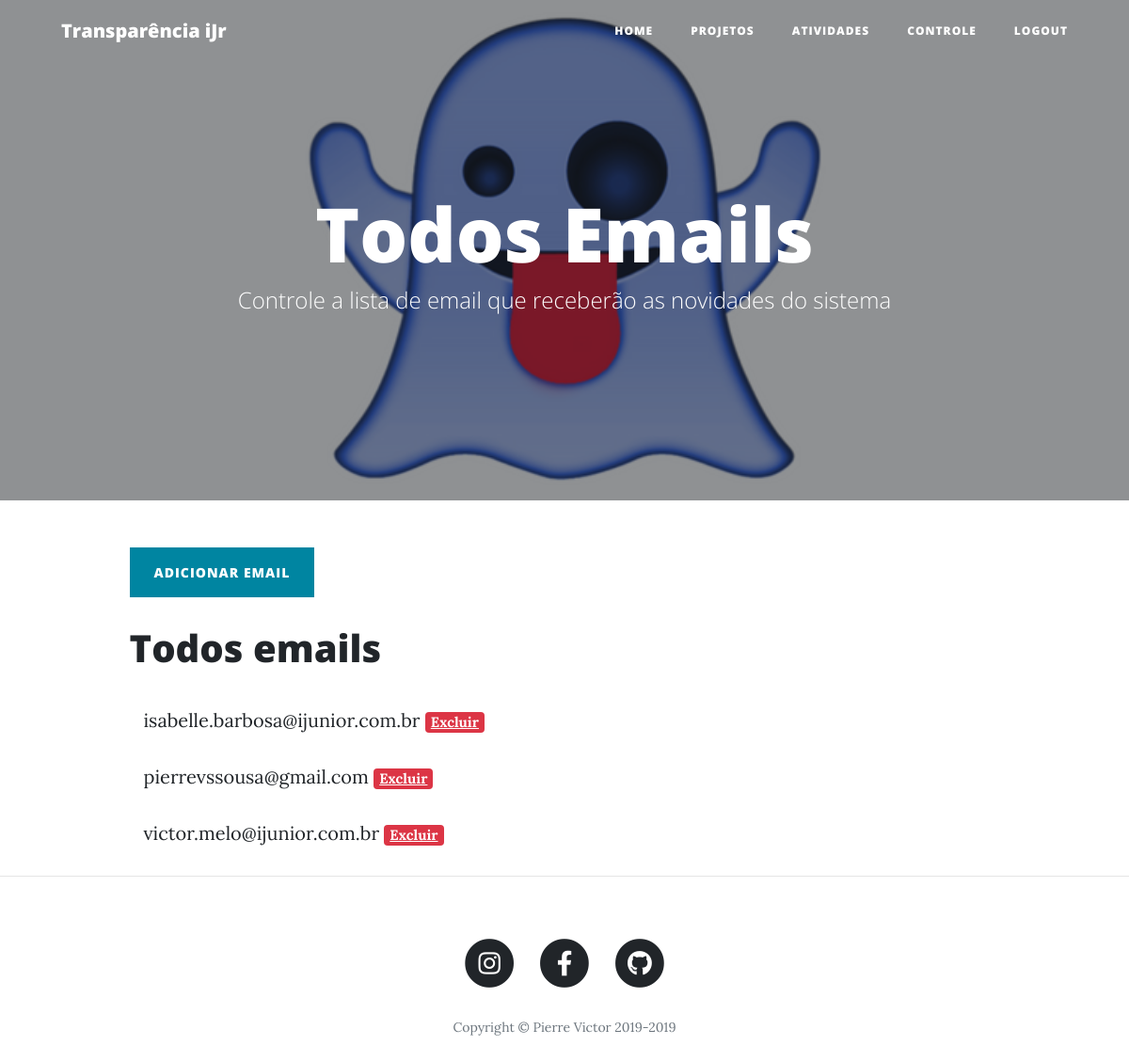
The page /emails (signed in) on the database as committed earlier.
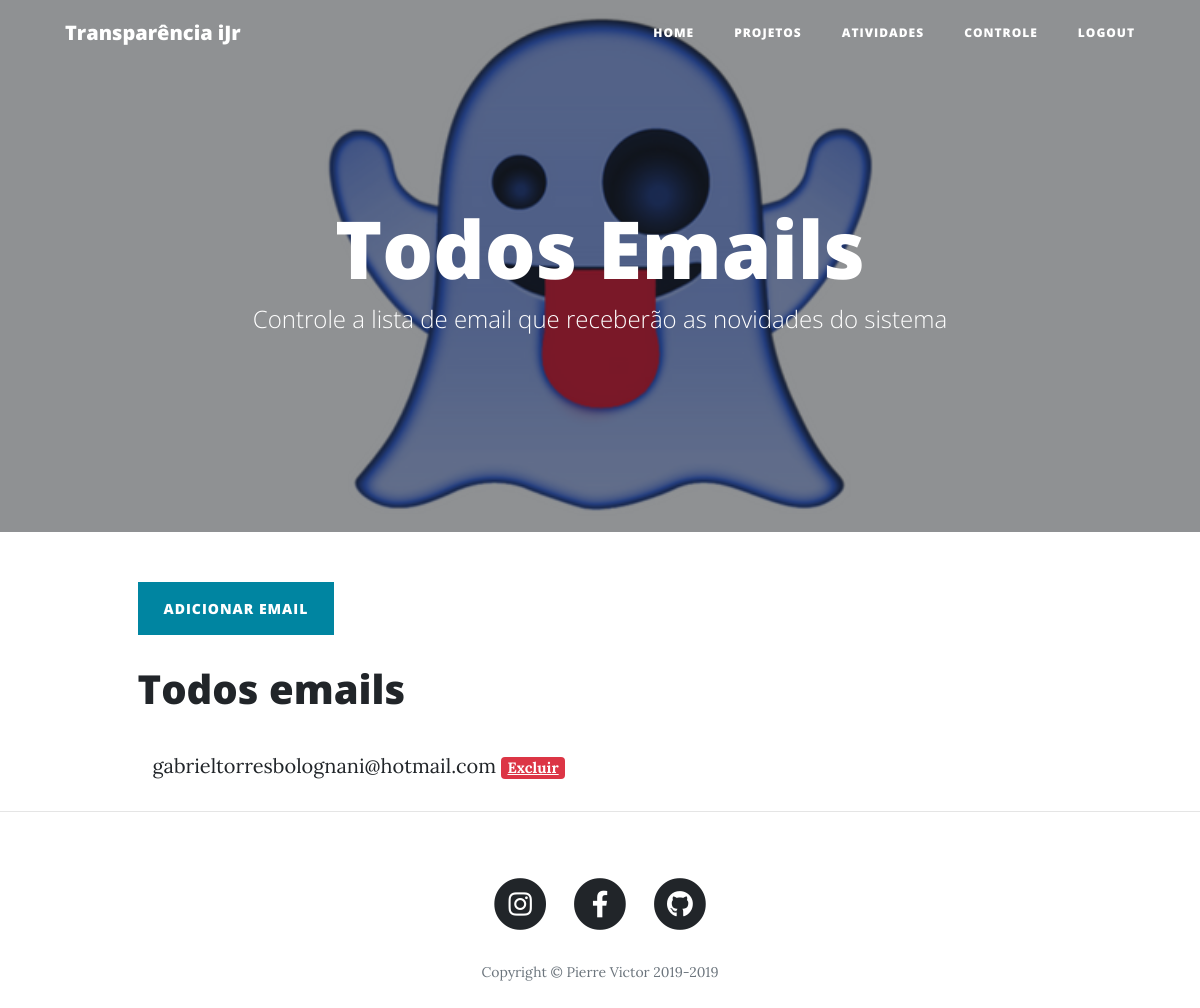
The same page on the database as committed later.
### transparenciaprojetosijr/principal/models.py (models this page shows, shortened)
class Emails(db.Model):
    id = db.Column(db.Integer, primary_key=True)
    email = db.Column(db.String, nullable=False, unique=True)

### transparenciaprojetosijr/principal/views.py (the view, shortened to what this page needs)
@principal.route("/emails", methods=['POST', 'GET'])
@login_required(['admin'])
def email():
    login = LoginForm()
    adicionarUser = AdicionarUserForm()
    logout = LogoutForm()
    emailform = AdicionarEmailForm()
    email_encontrado = False
    allEmails = Emails.query.order_by(Emails.email.asc())
    return render_template("emails.html", login=login, adicionarUser=adicionarUser,
                            logout=logout, emailform=emailform, allEmails=allEmails)

### transparenciaprojetosijr/__init__.py (called while the page is built)
def login_required(role=["ANY"]):
    def wrapper(fn):
        @wraps(fn)
        def decorated_view(*args, **kwargs):
            if not current_user.is_authenticated:
               return current_app.login_manager.unauthorized()
            urole = current_user.get_urole()
            if ( (urole not in role) and (role != ["ANY"])):
                return current_app.login_manager.unauthorized()
            return fn(*args, **kwargs)
        return decorated_view
    return wrapper

### transparenciaprojetosijr/usuarios/models.py (called while the page is built)
@login_manager.user_loader
def load_user(user_id):
    return Usuario.query.get(user_id)

	def get_urole(self):
		return self.urole

### transparenciaprojetosijr/principal/templates/emails.html (shortened to what this page needs)
{% extends "base.html" %}
{% block header %}
<header class="masthead" style="background-image: url('../static/img/espirito.png')">
    <div class="overlay"></div>
    <div class="container">
      <div class="row">
        <div class="col-lg-8 col-md-10 mx-auto">
          <div class="site-heading">
            <h1>Todos Emails</h1>
            <span class="subheading">Controle a lista de email que receberão as novidades do sistema</span>
          </div>
        </div>
      </div>
    </div>
</header>
{% endblock %}
{% block conteudo %}
<div class="col-lg-10 col-md-12 mx-auto" style="margin-bottom: 30px;">
  <div class="row">
    <div class="clearfix">
      <a class="btn btn-primary float-left" href="#" data-toggle="modal" data-target="#emailmodal">Adicionar email</a>
    </div>
  </div>
  <div class="row" style="margin-top: 30px;">
    <div class="site-heading">
        <h1>
            Todos emails
        </h1>
    </div>
  </div>
  <div class="container">
    {% for email in allEmails %}
    <div class="row" style="margin-bottom: -30px;">
        <p class="post-meta">{{ email.email }} <a href="{{url_for('principal.excluir_email', email_id=email.id)}}" class="badge badge-danger">Excluir</a></p>
    </div>
    {% endfor %}
  </div>
</div>
{% endblock %}

### transparenciaprojetosijr/templates/base.html (shortened to what this page needs)
<!DOCTYPE html>
<html lang="en">
<head>
  <link href="{{url_for('static', filename='cleanblog/vendor/bootstrap/css/bootstrap.min.css')}}" rel="stylesheet">
  <link href="{{url_for('static', filename='cleanblog/vendor/fontawesome-free/css/all.min.css')}}" rel="stylesheet" type="text/css">
  <link href="{{url_for('static', filename='cleanblog/css/clean-blog.min.css')}}" rel="stylesheet">
  <link href="{{url_for('static', filename='css/style.css')}}" rel="stylesheet">
  <link href="{{url_for('static', filename='css/style.scss')}}" rel="stylesheet">
</head>
<body>
  <nav class="navbar navbar-expand-lg navbar-light fixed-top" id="mainNav">
    <div class="container">
      <a class="navbar-brand" href="{{url_for('principal.index')}}">Transparência iJr</a>
      <div class="collapse navbar-collapse" id="navbarResponsive">
        <ul class="navbar-nav ml-auto">
            <li class="nav-item">
                <a class="nav-link" href="{{url_for('principal.index')}}">Home</a>
            </li>
            <li class="nav-item">
                <a class="nav-link" href="{{url_for('projetos.todos_projetos')}}">Projetos</a>
            </li>
            <li class="nav-item">
                <a class="nav-link" href="{{url_for('projetos.todas_atividades')}}">Atividades</a>
            </li>
            {% if current_user.urole=="admin" %}
            <li class="nav-item">
                <a class="nav-link" href="{{url_for('principal.controle')}}">Controle</a>
            </li>
            {% endif %}
            {% if not current_user.is_authenticated %}
            <li class="nav-item">
                <a class="nav-link" href=""  class="btn btn-primary" data-toggle="modal" data-target="#loginmodal">Login</a>
            </li>
            {% else %}
            <li class="nav-item">
                <a class="nav-link" href=""  class="btn btn-primary" data-toggle="modal" data-target="#logoutmodal">LogOut</a>
            </li>
            {% endif %}
        </ul>
      </div>
    </div>
  </nav>
  {% block header %}
  {% endblock %}
    <div class="container">
        {% block conteudo %}
        {% endblock %}
    </div>
  <hr>
  <footer>
    <div class="container">
      <div class="row">
        <div class="col-lg-8 col-md-10 mx-auto">
          <ul class="list-inline text-center">
            <li class="list-inline-item">
              <a href="https://www.instagram.com/ufmginformaticajr/">
                <span class="fa-stack fa-lg">
                  <i class="fas fa-circle fa-stack-2x"></i>
                  <i class="fab fa-instagram fa-stack-1x fa-inverse"></i>
                </span>
              </a>
            </li>
            <li class="list-inline-item">
              <a href="https://www.facebook.com/ufmginformaticajr/">
                <span class="fa-stack fa-lg">
                  <i class="fas fa-circle fa-stack-2x"></i>
                  <i class="fab fa-facebook-f fa-stack-1x fa-inverse"></i>
                </span>
              </a>
            </li>
            <li class="list-inline-item">
              <a href="https://github.com/pierresousa">
                <span class="fa-stack fa-lg">
                  <i class="fas fa-circle fa-stack-2x"></i>
                  <i class="fab fa-github fa-stack-1x fa-inverse"></i>
                </span>
              </a>
            </li>
          </ul>
          <p class="copyright text-muted">Copyright &copy; Pierre Victor 2019-</p>
        </div>
      </div>
    </div>
  </footer>
</body>
</html>

Rows that differ between the two databases and show on the page:
removed Emails: email "isabelle.barbosa@ijunior.com.br"
removed Emails: email "pierrevssousa@gmail.com"
removed Emails: email "victor.melo@ijunior.com.br"
added Emails: email "gabrieltorresbolognani@hotmail.com"
